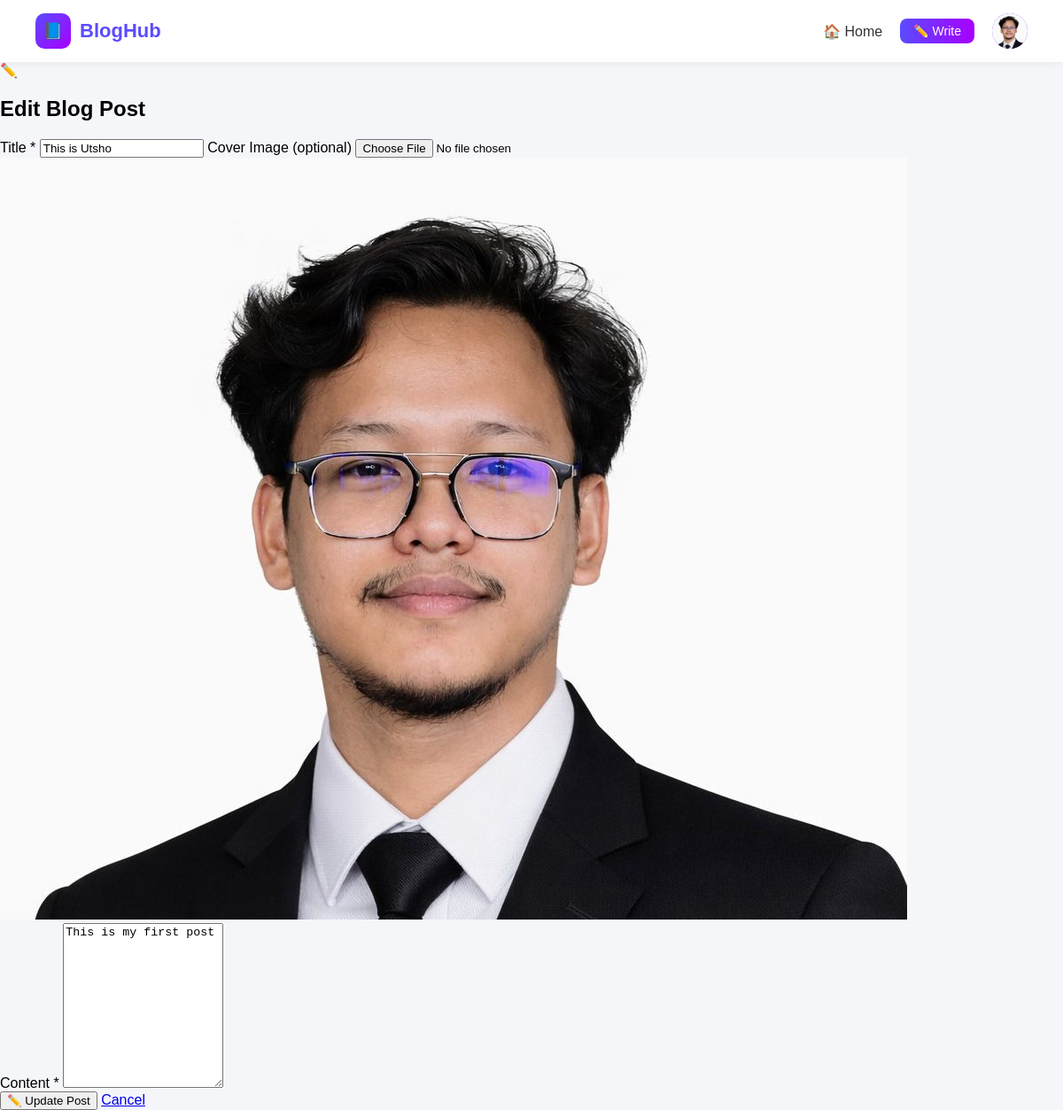
The page /edit/6/ (signed in) on the database its author committed.
### blog/models.py (models this page shows, shortened)
class Profile(models.Model):
    user = models.OneToOneField(User, on_delete=models.CASCADE)
    bio = models.TextField(blank=True)
    image = models.ImageField(upload_to='profile_pics/', default='default.png')

class Post(models.Model):
    title = models.CharField(max_length=200)
    content = models.TextField()
    image = models.ImageField(upload_to='post_images/', blank=True, null=True)
    author = models.ForeignKey(User, on_delete=models.CASCADE)
    created_at = models.DateTimeField(auto_now_add=True)

### blog/views.py (the view, shortened to what this page needs)
# urls.py: path('edit/<int:id>/', views.edit_post, name='edit_post'),
@login_required
def edit_post(request, id):
    post = get_object_or_404(Post, id=id)
    if request.user != post.author:
        return redirect('home')
    return render(request, 'edit_post.html', {'post': post})

### templates/edit_post.html (shortened to what this page needs)
{% extends 'base.html' %}
{% block content %}
<div class="form-wrapper">
    <div class="form-card">
        <div class="form-header gradient-header">
            <div class="icon-box">✏️</div>
            <h2>Edit Blog Post</h2>
        </div>
        <form method="POST" enctype="multipart/form-data">
            <label>Title *</label>
            <input type="text"
                   name="title"
                   value="{{ post.title }}"
                   required>
            <label>Cover Image (optional)</label>
            <input type="file" name="image" accept="image/*">
            {% if post.image %}
            <div class="edit-image-preview">
                <img src="{{ post.image.url }}">
            </div>
            {% endif %}
            <label>Content *</label>
            <textarea name="content"
                      rows="12"
                      required>{{ post.content }}</textarea>
            <div class="form-buttons">
                <button type="submit" class="btn-primary">
                    ✏️ Update Post
                </button>
                <a href="{% url 'post_detail' post.id %}" class="btn-secondary">
                    Cancel
                </a>
            </div>
        </form>
    </div>
</div>
{% endblock %}

### templates/base.html (shortened to what this page needs)
{% load static %}
<!DOCTYPE html>
<html>
<head>
    <link rel="stylesheet" href="{% static 'style.css' %}">
</head>
<body>
<nav class="navbar">
    <div class="nav-left">
        <a href="{% url 'home' %}" class="logo-link">
            <span class="logo-box">📘</span>
            <span class="logo-text">BlogHub</span>
        </a>
    </div>
    <div class="nav-right">
        <a href="{% url 'home' %}" class="nav-link">
            🏠 Home
        </a>
        {% if user.is_authenticated %}
        <a href="{% url 'create_post' %}" class="write-btn">
            ✏️ Write
        </a>
        <div class="profile-dropdown">
            <div class="profile-avatar">
                {% if user.profile.image %}
                <img src="{{ user.profile.image.url }}">
                {% else %}
                {{ user.username|first|upper }}
                {% endif %}
            </div>
        </div>
        {% else %}
        <a href="{% url 'login' %}" class="nav-link">Login</a>
        <a href="{% url 'register' %}" class="write-btn">Sign Up</a>
        {% endif %}
    </div>
</nav>
{% block content %}
{% endblock %}
</body>
</html>

### static/style.css (style rules this page uses)
body { margin: 0; font-family: Arial, sans-serif; background: #f5f6fa; }
.navbar { display: flex; justify-content: space-between; align-items: center; padding: 15px 40px; background: white; box-shadow: 0 2px 10px rgba(0,0,0,0.05); }
.nav-left { display: flex; align-items: center; gap: 10px; }
.logo-link { display: flex; align-items: center; gap: 10px; text-decoration: none; }
.logo-box { width: 40px; height: 40px; background: linear-gradient(135deg,#5b4bff,#a700ff); border-radius: 10px; display: flex; align-items: center; justify-content: center; color: white; font-size: 18px; }
.logo-text { font-weight: bold; font-size: 22px; color: #5b4bff; text-decoration: none; }
.nav-right { display: flex; align-items: center; gap: 20px; }
.nav-link { text-decoration: none; color: #333; font-weight: 500; }
.write-btn { background: linear-gradient(90deg,#5b4bff,#a700ff); color: white; padding: 6px 15px; border-radius: 8px; text-decoration: none; font-size: 14px; }
.profile-dropdown { position: relative; }
.profile-avatar { width: 40px; height: 40px; border-radius: 50%; overflow: hidden; background: linear-gradient(135deg,#5b4bff,#a700ff); display: flex; align-items: center; justify-content: center; font-weight: bold; color: white; cursor: pointer; }
.profile-avatar img { width: 100%; height: 100%; object-fit: cover; }

### rows shown on the page
Post: title "This is Utsho", image (picture), content "This is my first post"
